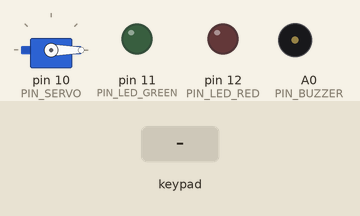
Bench run of a sketch on a simulated Arduino Uno, built with avr-gcc and run on an emulated ATmega328P. Parts: servo, output pins drawn as LEDs (lit = HIGH), buzzer (waves = sounding). The inputs (shaded band) are chosen by the test bench. What the sketch prints to the serial monitor is not drawn.

Above: at 1.2 s.
1.3 s: keypad keys 1 2 3 4 pressed 0.4 s apart
At 1.52 s:
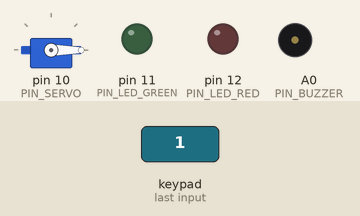
4.4 s: key '#' pressed
At 4.47 s:
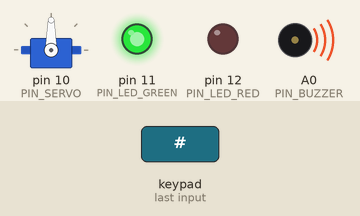
At 5.7 s:
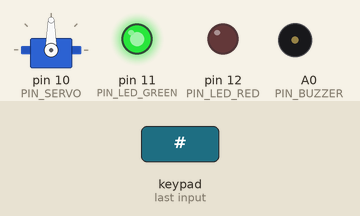
Timing chart, 0 to 10.9 s (numbered marks = the images above; inputs shaded):
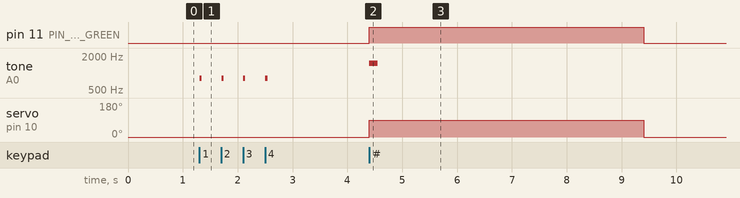

The sketch:

04-keypad-door-lock.ino
```cpp
/*
 * Keypad Door Lock
 *
 * A 4x4 matrix keypad guards a servo-actuated latch. Enter the 4-digit
 * PIN and press '#' to submit, '*' to clear what you've typed so far.
 * Get it right: the latch swings open, the green LED lights, and it
 * re-locks itself automatically after a few seconds. Get it wrong three
 * times: the lock goes into a timed lockout with a flashing red LED and
 * an alarm tone, and the lockout is logged to EEPROM.
 *
 * Default PIN: 1234
 */

#include <Keypad.h>
#include <Servo.h>
#include <EEPROM.h>
#include <avr/wdt.h>
#include <string.h>

const byte ROWS = 4, COLS = 4;
char keys[ROWS][COLS] = {
  {'1','2','3','A'},
  {'4','5','6','B'},
  {'7','8','9','C'},
  {'*','0','#','D'}
};
byte rowPins[ROWS] = {2, 3, 4, 5};
byte colPins[COLS] = {6, 7, 8, 9};
Keypad keypad = Keypad(makeKeymap(keys), rowPins, colPins, ROWS, COLS);

const uint8_t PIN_SERVO = 10;
const uint8_t PIN_LED_GREEN = 11;
const uint8_t PIN_LED_RED = 12;
const uint8_t PIN_BUZZER = A0;

const char CORRECT_PIN[5] = "1234"; // change this to set your own code
const uint8_t MAX_ATTEMPTS = 3;
const unsigned long UNLOCK_HOLD_MS = 5000;   // how long the latch stays open
const unsigned long LOCKOUT_MS = 15000;      // penalty box duration after 3 wrong tries
const unsigned long LOCKOUT_FLASH_MS = 200;

const int SERVO_LOCKED_DEG = 0;
const int SERVO_UNLOCKED_DEG = 90;

const int EEPROM_ADDR_LOCKOUT_COUNT = 0; // uint16_t

enum LockState { LOCKED, UNLOCKED, LOCKOUT };
LockState state = LOCKED;
unsigned long stateEnteredAt = 0;

Servo latch;
char enteredPin[5]; // 4 digits + null terminator
uint8_t pinLen = 0;
uint8_t wrongAttempts = 0;
uint16_t lockoutCount = 0;

void resetEntry() {
  pinLen = 0;
  enteredPin[0] = '\0';
}

void beep(unsigned int freq, unsigned int durationMs) {
  tone(PIN_BUZZER, freq, durationMs);
}

void enterState(LockState s) {
  state = s;
  stateEnteredAt = millis();

  switch (s) {
    case LOCKED:
      latch.write(SERVO_LOCKED_DEG);
      digitalWrite(PIN_LED_GREEN, LOW);
      digitalWrite(PIN_LED_RED, LOW);
      resetEntry();
      break;
    case UNLOCKED:
      latch.write(SERVO_UNLOCKED_DEG);
      digitalWrite(PIN_LED_GREEN, HIGH);
      digitalWrite(PIN_LED_RED, LOW);
      beep(1500, 150);
      resetEntry();
      break;
    case LOCKOUT:
      latch.write(SERVO_LOCKED_DEG);
      digitalWrite(PIN_LED_GREEN, LOW);
      beep(300, 500);
      lockoutCount++;
      EEPROM.put(EEPROM_ADDR_LOCKOUT_COUNT, lockoutCount);
      resetEntry();
      break;
  }
}

void handleKey(char key) {
  if (state == LOCKOUT) return; // ignore all input during lockout

  if (key >= '0' && key <= '9') {
    if (pinLen < 4) {
      enteredPin[pinLen++] = key;
      enteredPin[pinLen] = '\0';
      beep(800, 40);
    }
    return;
  }

  if (key == '*') { // clear
    resetEntry();
    beep(400, 60);
    return;
  }

  if (key == '#') { // submit
    if (pinLen == 4 && strcmp(enteredPin, CORRECT_PIN) == 0) {
      wrongAttempts = 0;
      enterState(UNLOCKED);
    } else {
      wrongAttempts++;
      resetEntry();
      if (wrongAttempts >= MAX_ATTEMPTS) {
        enterState(LOCKOUT);
      } else {
        beep(300, 250); // short error buzz, stays LOCKED
      }
    }
  }
}

void setup() {
  Serial.begin(9600);
  pinMode(PIN_LED_GREEN, OUTPUT);
  pinMode(PIN_LED_RED, OUTPUT);
  pinMode(PIN_BUZZER, OUTPUT);
  latch.attach(PIN_SERVO);

  EEPROM.get(EEPROM_ADDR_LOCKOUT_COUNT, lockoutCount);
  if (lockoutCount == 0xFFFF) lockoutCount = 0;
  Serial.print("Boot OK. Lifetime lockout count: ");
  Serial.println(lockoutCount);

  enterState(LOCKED);
  wdt_enable(WDTO_2S);
}

void loop() {
  wdt_reset();
  unsigned long elapsed = millis() - stateEnteredAt;

  char key = keypad.getKey();
  if (key) handleKey(key);

  switch (state) {
    case LOCKED:
      // nothing time-based; waiting on keypad input
      break;

    case UNLOCKED:
      if (elapsed >= UNLOCK_HOLD_MS) enterState(LOCKED);
      break;

    case LOCKOUT: {
      bool flashOn = (elapsed / LOCKOUT_FLASH_MS) % 2 == 0;
      digitalWrite(PIN_LED_RED, flashOn);
      if (elapsed >= LOCKOUT_MS) enterState(LOCKED);
      break;
    }
  }
}
```

Measured:
- after the input at 1.3 s, tone on A0 (PIN_BUZZER): alternates 800 Hz for 0.04 s and silent for 0.36 s, 8 changes in all, then stays silent, starting at once
- after the input at 4.4 s, pin 11 (PIN_LED_GREEN): LOW → HIGH at once, → LOW 5.0 s later; tone on A0 (PIN_BUZZER): silent → 1500 Hz at once, → silent 0.15 s later; servo on pin 10 (PIN_SERVO): 0° → 90° at once, → 0° 5.0 s later
